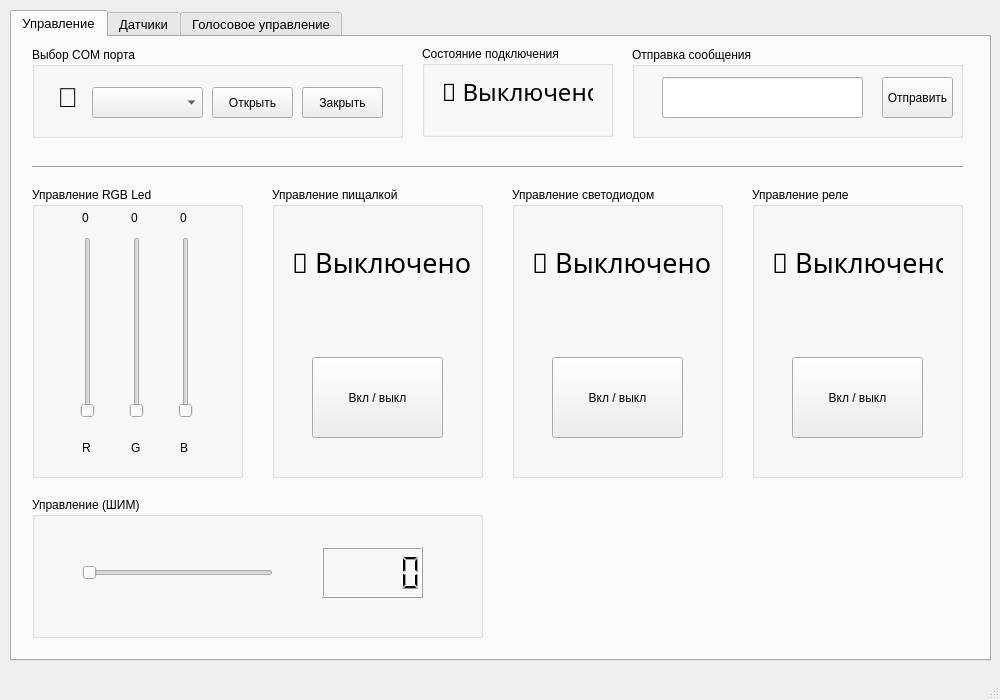
<?xml version="1.0" encoding="UTF-8"?>
<ui version="4.0">
 <class>mainWindow</class>
 <widget class="QMainWindow" name="mainWindow">
  <property name="geometry">
   <rect>
    <x>0</x>
    <y>0</y>
    <width>1000</width>
    <height>700</height>
   </rect>
  </property>
  <property name="sizePolicy">
   <sizepolicy hsizetype="Preferred" vsizetype="Preferred">
    <horstretch>7</horstretch>
    <verstretch>0</verstretch>
   </sizepolicy>
  </property>
  <property name="font">
   <font>
    <pointsize>9</pointsize>
   </font>
  </property>
  <property name="cursor">
   <cursorShape>ArrowCursor</cursorShape>
  </property>
  <property name="windowTitle">
   <string>Arduino UI</string>
  </property>
  <property name="autoFillBackground">
   <bool>false</bool>
  </property>
  <property name="styleSheet">
   <string notr="true">QPushButton:pressed {
	background: #90C8F6;
	border: 1px solid #ADADAD;
}</string>
  </property>
  <property name="tabShape">
   <enum>QTabWidget::Rounded</enum>
  </property>
  <widget class="QWidget" name="centralwidget">
   <widget class="QTabWidget" name="tabWidget">
    <property name="geometry">
     <rect>
      <x>10</x>
      <y>10</y>
      <width>981</width>
      <height>651</height>
     </rect>
    </property>
    <property name="font">
     <font>
      <pointsize>10</pointsize>
     </font>
    </property>
    <property name="currentIndex">
     <number>0</number>
    </property>
    <widget class="QWidget" name="tab">
     <attribute name="title">
      <string>Управление</string>
     </attribute>
     <widget class="Line" name="line">
      <property name="geometry">
       <rect>
        <x>20</x>
        <y>120</y>
        <width>931</width>
        <height>20</height>
       </rect>
      </property>
      <property name="orientation">
       <enum>Qt::Horizontal</enum>
      </property>
     </widget>
     <widget class="QGroupBox" name="groupBox_2">
      <property name="geometry">
       <rect>
        <x>20</x>
        <y>150</y>
        <width>211</width>
        <height>291</height>
       </rect>
      </property>
      <property name="font">
       <font>
        <pointsize>9</pointsize>
       </font>
      </property>
      <property name="title">
       <string>Управление RGB Led</string>
      </property>
      <widget class="QWidget" name="layoutWidget">
       <property name="geometry">
        <rect>
         <x>20</x>
         <y>50</y>
         <width>171</width>
         <height>181</height>
        </rect>
       </property>
       <layout class="QHBoxLayout" name="horizontalLayout_2">
        <item>
         <widget class="QSlider" name="Slider_red">
          <property name="cursor">
           <cursorShape>SizeVerCursor</cursorShape>
          </property>
          <property name="maximum">
           <number>255</number>
          </property>
          <property name="orientation">
           <enum>Qt::Vertical</enum>
          </property>
         </widget>
        </item>
        <item>
         <widget class="QSlider" name="Slider_green">
          <property name="cursor">
           <cursorShape>SizeVerCursor</cursorShape>
          </property>
          <property name="maximum">
           <number>255</number>
          </property>
          <property name="orientation">
           <enum>Qt::Vertical</enum>
          </property>
         </widget>
        </item>
        <item>
         <widget class="QSlider" name="Slider_blue">
          <property name="cursor">
           <cursorShape>SizeVerCursor</cursorShape>
          </property>
          <property name="maximum">
           <number>255</number>
          </property>
          <property name="orientation">
           <enum>Qt::Vertical</enum>
          </property>
         </widget>
        </item>
       </layout>
      </widget>
      <widget class="QWidget" name="layoutWidget">
       <property name="geometry">
        <rect>
         <x>50</x>
         <y>240</y>
         <width>141</width>
         <height>41</height>
        </rect>
       </property>
       <layout class="QHBoxLayout" name="horizontalLayout_3">
        <item>
         <widget class="QLabel" name="label">
          <property name="text">
           <string>R</string>
          </property>
         </widget>
        </item>
        <item>
         <widget class="QLabel" name="label_2">
          <property name="text">
           <string>G</string>
          </property>
         </widget>
        </item>
        <item>
         <widget class="QLabel" name="label_3">
          <property name="text">
           <string>B</string>
          </property>
         </widget>
        </item>
       </layout>
      </widget>
      <widget class="QWidget" name="layoutWidget">
       <property name="geometry">
        <rect>
         <x>50</x>
         <y>20</y>
         <width>141</width>
         <height>21</height>
        </rect>
       </property>
       <layout class="QHBoxLayout" name="horizontalLayout_6">
        <item>
         <widget class="QLabel" name="label_red">
          <property name="text">
           <string>0</string>
          </property>
         </widget>
        </item>
        <item>
         <widget class="QLabel" name="label_green">
          <property name="text">
           <string>0</string>
          </property>
         </widget>
        </item>
        <item>
         <widget class="QLabel" name="label_blue">
          <property name="text">
           <string>0</string>
          </property>
         </widget>
        </item>
       </layout>
      </widget>
     </widget>
     <widget class="QGroupBox" name="groupBox_6">
      <property name="geometry">
       <rect>
        <x>740</x>
        <y>150</y>
        <width>211</width>
        <height>291</height>
       </rect>
      </property>
      <property name="font">
       <font>
        <pointsize>9</pointsize>
       </font>
      </property>
      <property name="title">
       <string>Управление реле</string>
      </property>
      <widget class="QPushButton" name="btnRelay">
       <property name="geometry">
        <rect>
         <x>40</x>
         <y>170</y>
         <width>131</width>
         <height>81</height>
        </rect>
       </property>
       <property name="font">
        <font>
         <pointsize>9</pointsize>
        </font>
       </property>
       <property name="cursor">
        <cursorShape>PointingHandCursor</cursorShape>
       </property>
       <property name="text">
        <string>Вкл / выкл</string>
       </property>
      </widget>
      <widget class="QLabel" name="labelRelay">
       <property name="geometry">
        <rect>
         <x>20</x>
         <y>30</y>
         <width>171</width>
         <height>91</height>
        </rect>
       </property>
       <property name="font">
        <font>
         <family>Bahnschrift</family>
         <pointsize>20</pointsize>
        </font>
       </property>
       <property name="text">
        <string>🔴 Выключено</string>
       </property>
      </widget>
     </widget>
     <widget class="QGroupBox" name="groupBox_5">
      <property name="geometry">
       <rect>
        <x>620</x>
        <y>10</y>
        <width>331</width>
        <height>91</height>
       </rect>
      </property>
      <property name="font">
       <font>
        <pointsize>9</pointsize>
       </font>
      </property>
      <property name="title">
       <string>Отправка сообщения</string>
      </property>
      <widget class="QPushButton" name="serialTextBtn">
       <property name="geometry">
        <rect>
         <x>250</x>
         <y>30</y>
         <width>71</width>
         <height>41</height>
        </rect>
       </property>
       <property name="cursor">
        <cursorShape>PointingHandCursor</cursorShape>
       </property>
       <property name="text">
        <string>Отправить</string>
       </property>
      </widget>
      <widget class="QLineEdit" name="serialText">
       <property name="geometry">
        <rect>
         <x>30</x>
         <y>30</y>
         <width>201</width>
         <height>41</height>
        </rect>
       </property>
       <property name="font">
        <font>
         <pointsize>11</pointsize>
        </font>
       </property>
      </widget>
     </widget>
     <widget class="QGroupBox" name="groupBox_4">
      <property name="geometry">
       <rect>
        <x>20</x>
        <y>10</y>
        <width>371</width>
        <height>91</height>
       </rect>
      </property>
      <property name="font">
       <font>
        <pointsize>9</pointsize>
       </font>
      </property>
      <property name="title">
       <string>Выбор COM порта</string>
      </property>
      <widget class="QComboBox" name="comPortsCB">
       <property name="geometry">
        <rect>
         <x>60</x>
         <y>40</y>
         <width>111</width>
         <height>31</height>
        </rect>
       </property>
      </widget>
      <widget class="QPushButton" name="openBtn">
       <property name="geometry">
        <rect>
         <x>180</x>
         <y>40</y>
         <width>81</width>
         <height>31</height>
        </rect>
       </property>
       <property name="font">
        <font>
         <pointsize>9</pointsize>
        </font>
       </property>
       <property name="cursor">
        <cursorShape>PointingHandCursor</cursorShape>
       </property>
       <property name="text">
        <string>Открыть</string>
       </property>
      </widget>
      <widget class="QPushButton" name="closeBtn">
       <property name="geometry">
        <rect>
         <x>270</x>
         <y>40</y>
         <width>81</width>
         <height>31</height>
        </rect>
       </property>
       <property name="font">
        <font>
         <pointsize>9</pointsize>
        </font>
       </property>
       <property name="cursor">
        <cursorShape>PointingHandCursor</cursorShape>
       </property>
       <property name="text">
        <string>Закрыть</string>
       </property>
      </widget>
      <widget class="QPushButton" name="reloadBtn">
       <property name="geometry">
        <rect>
         <x>20</x>
         <y>30</y>
         <width>31</width>
         <height>41</height>
        </rect>
       </property>
       <property name="font">
        <font>
         <pointsize>20</pointsize>
        </font>
       </property>
       <property name="cursor">
        <cursorShape>PointingHandCursor</cursorShape>
       </property>
       <property name="styleSheet">
        <string notr="true">#reloadBtn{
	border: none;	
}</string>
       </property>
       <property name="text">
        <string>🔄</string>
       </property>
      </widget>
     </widget>
     <widget class="QGroupBox" name="groupBox_11">
      <property name="geometry">
       <rect>
        <x>500</x>
        <y>150</y>
        <width>211</width>
        <height>291</height>
       </rect>
      </property>
      <property name="font">
       <font>
        <pointsize>9</pointsize>
       </font>
      </property>
      <property name="title">
       <string>Управление светодиодом</string>
      </property>
      <widget class="QLabel" name="labelLed">
       <property name="geometry">
        <rect>
         <x>20</x>
         <y>30</y>
         <width>181</width>
         <height>91</height>
        </rect>
       </property>
       <property name="font">
        <font>
         <family>Bahnschrift</family>
         <pointsize>20</pointsize>
        </font>
       </property>
       <property name="text">
        <string>🔴 Выключено</string>
       </property>
      </widget>
      <widget class="QPushButton" name="btnLed">
       <property name="enabled">
        <bool>true</bool>
       </property>
       <property name="geometry">
        <rect>
         <x>40</x>
         <y>170</y>
         <width>131</width>
         <height>81</height>
        </rect>
       </property>
       <property name="font">
        <font>
         <pointsize>9</pointsize>
        </font>
       </property>
       <property name="cursor">
        <cursorShape>PointingHandCursor</cursorShape>
       </property>
       <property name="autoFillBackground">
        <bool>false</bool>
       </property>
       <property name="text">
        <string>Вкл / выкл</string>
       </property>
      </widget>
     </widget>
     <widget class="QGroupBox" name="groupBox_7">
      <property name="geometry">
       <rect>
        <x>20</x>
        <y>460</y>
        <width>451</width>
        <height>141</height>
       </rect>
      </property>
      <property name="font">
       <font>
        <pointsize>9</pointsize>
       </font>
      </property>
      <property name="title">
       <string>Управление (ШИМ)</string>
      </property>
      <widget class="QSlider" name="pwmSlider">
       <property name="geometry">
        <rect>
         <x>50</x>
         <y>60</y>
         <width>191</width>
         <height>31</height>
        </rect>
       </property>
       <property name="cursor">
        <cursorShape>SizeHorCursor</cursorShape>
       </property>
       <property name="maximum">
        <number>255</number>
       </property>
       <property name="pageStep">
        <number>1</number>
       </property>
       <property name="orientation">
        <enum>Qt::Horizontal</enum>
       </property>
      </widget>
      <widget class="QLCDNumber" name="pwmLcd">
       <property name="geometry">
        <rect>
         <x>290</x>
         <y>50</y>
         <width>101</width>
         <height>51</height>
        </rect>
       </property>
      </widget>
     </widget>
     <widget class="QGroupBox" name="groupBox_8">
      <property name="geometry">
       <rect>
        <x>410</x>
        <y>9</y>
        <width>191</width>
        <height>91</height>
       </rect>
      </property>
      <property name="font">
       <font>
        <pointsize>9</pointsize>
       </font>
      </property>
      <property name="title">
       <string>Состояние подключения</string>
      </property>
      <widget class="QLabel" name="connectBtn">
       <property name="geometry">
        <rect>
         <x>20</x>
         <y>20</y>
         <width>151</width>
         <height>51</height>
        </rect>
       </property>
       <property name="font">
        <font>
         <family>Bahnschrift</family>
         <pointsize>18</pointsize>
        </font>
       </property>
       <property name="frameShape">
        <enum>QFrame::NoFrame</enum>
       </property>
       <property name="frameShadow">
        <enum>QFrame::Plain</enum>
       </property>
       <property name="text">
        <string>🔴 Выключено</string>
       </property>
      </widget>
      <widget class="QLabel" name="label_6">
       <property name="geometry">
        <rect>
         <x>20</x>
         <y>60</y>
         <width>51</width>
         <height>21</height>
        </rect>
       </property>
       <property name="text">
        <string/>
       </property>
      </widget>
     </widget>
     <widget class="QGroupBox" name="groupBox_12">
      <property name="geometry">
       <rect>
        <x>260</x>
        <y>150</y>
        <width>211</width>
        <height>291</height>
       </rect>
      </property>
      <property name="font">
       <font>
        <pointsize>9</pointsize>
       </font>
      </property>
      <property name="title">
       <string>Управление пищалкой</string>
      </property>
      <widget class="QLabel" name="labelBuzzer">
       <property name="geometry">
        <rect>
         <x>20</x>
         <y>30</y>
         <width>181</width>
         <height>91</height>
        </rect>
       </property>
       <property name="font">
        <font>
         <family>Bahnschrift</family>
         <pointsize>20</pointsize>
        </font>
       </property>
       <property name="text">
        <string>🔴 Выключено</string>
       </property>
      </widget>
      <widget class="QPushButton" name="btnBuzzer">
       <property name="enabled">
        <bool>true</bool>
       </property>
       <property name="geometry">
        <rect>
         <x>40</x>
         <y>170</y>
         <width>131</width>
         <height>81</height>
        </rect>
       </property>
       <property name="font">
        <font>
         <pointsize>9</pointsize>
        </font>
       </property>
       <property name="cursor">
        <cursorShape>PointingHandCursor</cursorShape>
       </property>
       <property name="autoFillBackground">
        <bool>false</bool>
       </property>
       <property name="text">
        <string>Вкл / выкл</string>
       </property>
      </widget>
     </widget>
    </widget>
    <widget class="QWidget" name="tab_3">
     <attribute name="title">
      <string>Датчики</string>
     </attribute>
     <widget class="QGroupBox" name="groupBox">
      <property name="geometry">
       <rect>
        <x>40</x>
        <y>40</y>
        <width>401</width>
        <height>241</height>
       </rect>
      </property>
      <property name="font">
       <font>
        <pointsize>9</pointsize>
       </font>
      </property>
      <property name="title">
       <string>Счетчик энкодера</string>
      </property>
      <widget class="QLCDNumber" name="encLcdNumR">
       <property name="geometry">
        <rect>
         <x>160</x>
         <y>60</y>
         <width>81</width>
         <height>51</height>
        </rect>
       </property>
       <property name="font">
        <font>
         <pointsize>12</pointsize>
        </font>
       </property>
      </widget>
      <widget class="QLCDNumber" name="encLcdNumL">
       <property name="geometry">
        <rect>
         <x>40</x>
         <y>60</y>
         <width>81</width>
         <height>51</height>
        </rect>
       </property>
       <property name="font">
        <font>
         <pointsize>12</pointsize>
        </font>
       </property>
      </widget>
      <widget class="QLabel" name="label_7">
       <property name="geometry">
        <rect>
         <x>170</x>
         <y>40</y>
         <width>71</width>
         <height>21</height>
        </rect>
       </property>
       <property name="text">
        <string>Направо</string>
       </property>
      </widget>
      <widget class="QLabel" name="label_8">
       <property name="geometry">
        <rect>
         <x>50</x>
         <y>40</y>
         <width>71</width>
         <height>21</height>
        </rect>
       </property>
       <property name="text">
        <string>Налево</string>
       </property>
      </widget>
      <widget class="QLCDNumber" name="encLcdNumClick">
       <property name="geometry">
        <rect>
         <x>280</x>
         <y>60</y>
         <width>81</width>
         <height>51</height>
        </rect>
       </property>
      </widget>
      <widget class="QLabel" name="label_9">
       <property name="geometry">
        <rect>
         <x>290</x>
         <y>40</y>
         <width>71</width>
         <height>21</height>
        </rect>
       </property>
       <property name="text">
        <string>Клики</string>
       </property>
      </widget>
      <widget class="QProgressBar" name="encoderProgressBar">
       <property name="geometry">
        <rect>
         <x>80</x>
         <y>150</y>
         <width>241</width>
         <height>41</height>
        </rect>
       </property>
       <property name="value">
        <number>50</number>
       </property>
       <property name="textVisible">
        <bool>false</bool>
       </property>
      </widget>
     </widget>
     <widget class="QGroupBox" name="groupBox_3">
      <property name="geometry">
       <rect>
        <x>480</x>
        <y>40</y>
        <width>391</width>
        <height>241</height>
       </rect>
      </property>
      <property name="font">
       <font>
        <pointsize>9</pointsize>
       </font>
      </property>
      <property name="title">
       <string>Датчик Холла</string>
      </property>
      <widget class="QProgressBar" name="hallProgressBar">
       <property name="geometry">
        <rect>
         <x>70</x>
         <y>100</y>
         <width>251</width>
         <height>51</height>
        </rect>
       </property>
       <property name="maximum">
        <number>10</number>
       </property>
       <property name="value">
        <number>0</number>
       </property>
       <property name="textVisible">
        <bool>false</bool>
       </property>
       <property name="orientation">
        <enum>Qt::Horizontal</enum>
       </property>
      </widget>
      <widget class="QLabel" name="label_4">
       <property name="geometry">
        <rect>
         <x>20</x>
         <y>110</y>
         <width>31</width>
         <height>31</height>
        </rect>
       </property>
       <property name="font">
        <font>
         <pointsize>10</pointsize>
        </font>
       </property>
       <property name="text">
        <string>Нет</string>
       </property>
      </widget>
      <widget class="QLabel" name="label_5">
       <property name="geometry">
        <rect>
         <x>340</x>
         <y>110</y>
         <width>31</width>
         <height>31</height>
        </rect>
       </property>
       <property name="font">
        <font>
         <pointsize>10</pointsize>
        </font>
       </property>
       <property name="text">
        <string>Есть</string>
       </property>
      </widget>
     </widget>
    </widget>
    <widget class="QWidget" name="tab_2">
     <attribute name="title">
      <string>Голосовое управление</string>
     </attribute>
     <widget class="QPushButton" name="voiceBtn">
      <property name="geometry">
       <rect>
        <x>921</x>
        <y>20</y>
        <width>20</width>
        <height>20</height>
       </rect>
      </property>
      <property name="font">
       <font>
        <pointsize>-1</pointsize>
       </font>
      </property>
      <property name="cursor">
       <cursorShape>CrossCursor</cursorShape>
      </property>
      <property name="styleSheet">
       <string notr="true">#voiceBtn {
	font-size: 100px;
    text-align: center;
	border: none;
	border-radius: 10px
}

#voiceBtn:pressed {
	font-size: 110px;
}</string>
      </property>
      <property name="text">
       <string>🎙</string>
      </property>
      <property name="checkable">
       <bool>false</bool>
      </property>
     </widget>
     <widget class="QTextBrowser" name="voiceConsole">
      <property name="geometry">
       <rect>
        <x>60</x>
        <y>300</y>
        <width>521</width>
        <height>261</height>
       </rect>
      </property>
     </widget>
     <widget class="QLabel" name="label_10">
      <property name="geometry">
       <rect>
        <x>60</x>
        <y>280</y>
        <width>111</width>
        <height>16</height>
       </rect>
      </property>
      <property name="font">
       <font>
        <pointsize>10</pointsize>
       </font>
      </property>
      <property name="text">
       <string>Консоль отладки</string>
      </property>
     </widget>
     <widget class="QGroupBox" name="groupBox_9">
      <property name="geometry">
       <rect>
        <x>60</x>
        <y>50</y>
        <width>271</width>
        <height>141</height>
       </rect>
      </property>
      <property name="font">
       <font>
        <pointsize>10</pointsize>
       </font>
      </property>
      <property name="title">
       <string>Включение</string>
      </property>
      <widget class="QSlider" name="voiceSwitch">
       <property name="geometry">
        <rect>
         <x>80</x>
         <y>60</y>
         <width>111</width>
         <height>41</height>
        </rect>
       </property>
       <property name="font">
        <font>
         <pointsize>8</pointsize>
        </font>
       </property>
       <property name="cursor">
        <cursorShape>SizeHorCursor</cursorShape>
       </property>
       <property name="maximum">
        <number>1</number>
       </property>
       <property name="pageStep">
        <number>1</number>
       </property>
       <property name="orientation">
        <enum>Qt::Horizontal</enum>
       </property>
      </widget>
      <widget class="QLabel" name="label_11">
       <property name="geometry">
        <rect>
         <x>220</x>
         <y>60</y>
         <width>41</width>
         <height>41</height>
        </rect>
       </property>
       <property name="font">
        <font>
         <pointsize>12</pointsize>
        </font>
       </property>
       <property name="text">
        <string>On</string>
       </property>
      </widget>
      <widget class="QLabel" name="label_12">
       <property name="geometry">
        <rect>
         <x>20</x>
         <y>60</y>
         <width>41</width>
         <height>41</height>
        </rect>
       </property>
       <property name="font">
        <font>
         <pointsize>12</pointsize>
        </font>
       </property>
       <property name="text">
        <string>Off</string>
       </property>
      </widget>
     </widget>
     <widget class="QProgressBar" name="voiceIndicator">
      <property name="geometry">
       <rect>
        <x>860</x>
        <y>350</y>
        <width>51</width>
        <height>161</height>
       </rect>
      </property>
      <property name="maximum">
       <number>1</number>
      </property>
      <property name="value">
       <number>0</number>
      </property>
      <property name="textVisible">
       <bool>false</bool>
      </property>
      <property name="orientation">
       <enum>Qt::Vertical</enum>
      </property>
     </widget>
     <widget class="QLabel" name="label_13">
      <property name="geometry">
       <rect>
        <x>620</x>
        <y>410</y>
        <width>41</width>
        <height>51</height>
       </rect>
      </property>
      <property name="font">
       <font>
        <pointsize>24</pointsize>
       </font>
      </property>
      <property name="text">
       <string>🔴</string>
      </property>
      <property name="alignment">
       <set>Qt::AlignCenter</set>
      </property>
     </widget>
     <widget class="QLabel" name="label_14">
      <property name="geometry">
       <rect>
        <x>680</x>
        <y>370</y>
        <width>101</width>
        <height>121</height>
       </rect>
      </property>
      <property name="font">
       <font>
        <pointsize>72</pointsize>
       </font>
      </property>
      <property name="text">
       <string>🎙</string>
      </property>
      <property name="alignment">
       <set>Qt::AlignCenter</set>
      </property>
     </widget>
    </widget>
   </widget>
  </widget>
  <widget class="QMenuBar" name="menubar">
   <property name="geometry">
    <rect>
     <x>0</x>
     <y>0</y>
     <width>1000</width>
     <height>21</height>
    </rect>
   </property>
  </widget>
  <widget class="QStatusBar" name="statusbar"/>
 </widget>
 <resources/>
 <connections/>
</ui>
